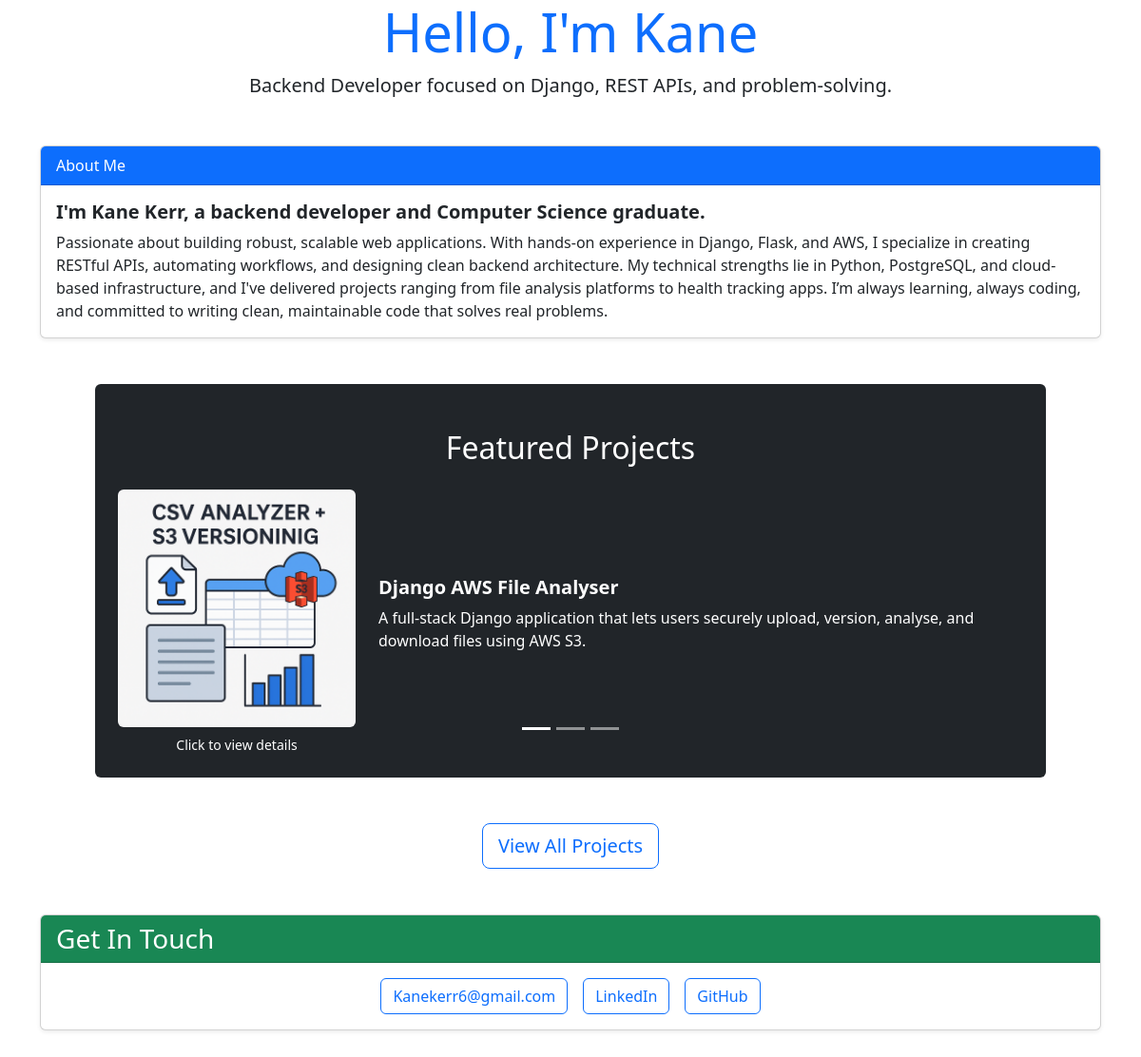
The page / on the database its author committed.
### portfolio/models.py (models this page shows)
class Projects(models.Model):
    project_name = models.CharField(max_length=100, blank=True)
    project_desc = models.CharField(max_length=300, blank=True)
    project_long_text = models.TextField(blank=True)
    project_features = models.JSONField(blank=True, default=list)
    project_link = models.URLField(blank=True)
    project_tech = models.CharField(max_length=200, blank=True)
    project_slug = models.SlugField(unique=True, blank=True)
    project_feature = models.BooleanField(default=False)
    project_thumbnail = models.ImageField(null=True, upload_to='portfolio/images/', blank=True)

### portfolio/views.py (the view)
# urls.py: path("", views.index, name="index"),
def index(request):
    featured_projects = Projects.objects.filter(project_feature=True)[:3]
    return render(request, "portfolio/index.html", {"featured_projects": featured_projects})

### portfolio/templates/portfolio/index.html (shortened to what this page needs)
{% extends "portfolio/base.html" %}
{% load static %}
{% block content %}
<h1 class="display-4 text-center text-primary">Hello, I'm Kane</h1>
<p class="lead text-center">Backend Developer focused on Django, REST APIs, and problem-solving.</p>
<div class="container my-5">
    <div class="card shadow-sm">
        <div class="card-header bg-primary text-white">
            About Me
        </div>
        <div class="card-body">
            <h5 class="card-title fw-bold">I'm Kane Kerr, a backend developer and Computer Science graduate.</h5>
            <p class="card-text">
                Passionate about building robust, scalable web applications.
                With hands-on experience in Django, Flask, and AWS, I specialize in creating RESTful APIs,
                automating workflows, and designing clean backend architecture. My technical strengths lie in Python,
                PostgreSQL,
                and cloud-based infrastructure, and I've delivered projects ranging from file analysis platforms to
                health tracking apps.
                I’m always learning, always coding, and committed to writing clean, maintainable code that solves real
                problems.
            </p>
        </div>
    </div>
</div>
<div class="container my-5 bg-dark text-white p-4 rounded" style="max-width: 1000px;">
    <h2 class="text-center my-4">Featured Projects</h2>
    <div id="carouselExampleIndicators" class="carousel slide" data-bs-ride="carousel" data-bs-interval="4000">
        <div class="carousel-indicators">
            <button type="button" data-bs-target="#carouselExampleIndicators" data-bs-slide-to="0" class="active"
                    aria-current="true" aria-label="Slide 1"></button>
            <button type="button" data-bs-target="#carouselExampleIndicators" data-bs-slide-to="1"
                    aria-label="Slide 2"></button>
            <button type="button" data-bs-target="#carouselExampleIndicators" data-bs-slide-to="2"
                    aria-label="Slide 3"></button>
        </div>
        <div class="carousel-inner">
            {% for project in featured_projects %}
            <div class="carousel-item {% if forloop.first %}active{% endif %}">
                <div class="d-flex flex-column flex-md-row align-items-center justify-content-center"
                     style="gap: 1.5rem;">
                    <a href="{% url 'project_detail' project.project_slug %}"
                       class="d-flex flex-column align-items-center justify-content-center text-decoration-none">
                        <img src="{{ project.project_thumbnail.url }}"
                             class="img-fluid rounded"
                             style="max-height: 250px; max-width: 250px; object-fit: contain;"
                             alt="{{ project.project_name }}">
                        <small class="text-white mt-2">
                             Click to view details
                        </small>
                    </a>
                    <div class="text-start text-white">
                        <h5 class="fw-bold">{{ project.project_name }}</h5>
                        <p>{{ project.project_desc }}</p>
                    </div>
                </div>
            </div>
            {% endfor %}
        </div>
    </div>
</div>
<div class="text-center my-4">
    <a href="/projects/" class="btn btn-outline-primary btn-lg">View All Projects</a>
</div>
<div class="container my-5">
    <div class="card shadow-sm">
        <div class="card-header bg-success text-white">
            <h3 class="mb-0">Get In Touch</h3>
        </div>
        <div class="card-body text-center">
            <div class="row justify-content-center">
                <div class="col-md-8">
                    <div class="d-flex flex-wrap justify-content-center gap-3">
                        <a href="mailto:your.kanekerr6@gmail.com " class="btn btn-outline-primary">
                             Kanekerr6@gmail.com
                        </a>
                        <a href="https://www.linkedin.com/in/kane-kerr-50a011311/" class="btn btn-outline-primary"
                           target="_blank">
                             LinkedIn
                        </a>
                        <a href="https://github.com/KaneK31" class="btn btn-outline-primary" target="_blank">
                             GitHub
                        </a>
                    </div>
                </div>
            </div>
        </div>
    </div>
</div>
{% endblock %}

### rows shown on the page
Projects: project_thumbnail (picture), project_name "Django AWS File Analyser", project_desc "A full-stack Django application that lets users securely upload, version, analyse, and download files using AWS S3."
